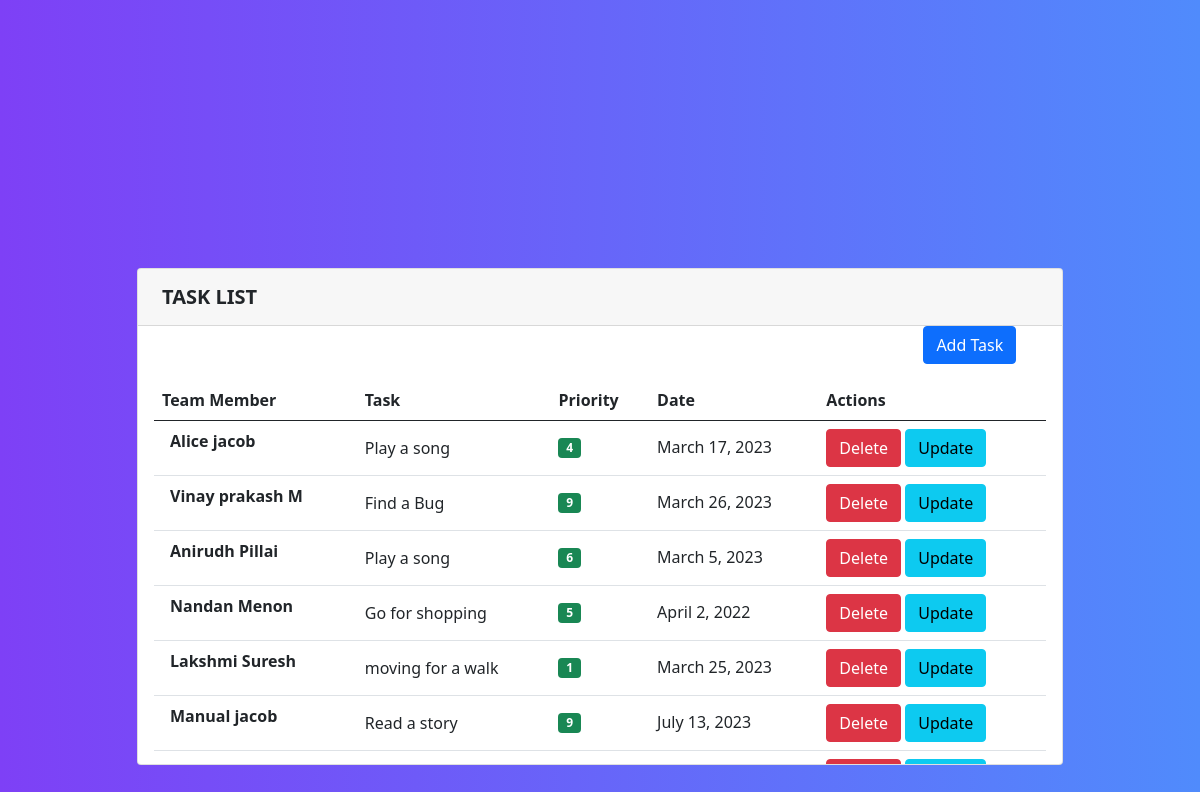
The page / on the database its author committed.
### todotaskapp/models.py (models this page shows, shortened)
class TodoTask(models.Model):
    name=models.CharField(max_length=250)
    task = models.CharField(max_length=250)
    priority=models.IntegerField()
    date=models.DateField()

### todotaskapp/views.py (the view)
# urls.py: path('',views.home,name='home'),
def home(request):
    task = TodoTask.objects.all()
    return render(request,'index.html',{'task':task})

### templates/index.html (shortened to what this page needs)
{% extends 'base.html' %}
{% load static %}
{% block body %}
<section class="vh-100 gradient-custom-2" style="background-color: #7e40f6;">
  <div class="container py-5 h-100">
    <div class="row d-flex justify-content-center align-items-center h-100">
      <div class="col-md-12 col-xl-10">
        <div class="card" >
          <div class="card-header p-3" >
            <h5 class="mb-0"><b>TASK LIST</b></h5>
          </div>
            <div style="margin-left:85%;">
            <a class="btn btn-primary" href="{% url 'add' %}">Add Task</a>
          </div>
          <div class="card-body" data-mdb-perfect-scrollbar="true" style="position: relative; height: 400px;overflow:scroll">
            <table class="table mb-0">
              <thead>
                <tr>
                  <th >Team Member</th>
                  <th>Task</th>
                  <th>Priority</th>
                  <th >Date</th>
                  <th >Actions</th>
                </tr>
              </thead>
                <tbody>
                {% for i in task %}
                <tr class="fw-normal">
                    <th>
                    <span class="ms-2">{{i.name}}</span>
                  </th>
                  <td class="align-middle">
                    <span>{{i.task}}</span>
                  </td>
                  <td class="align-middle">
                    <h6 class="mb-0"><span class="badge bg-success">{{i.priority}}</span></h6>
                  </td>
                    <td class="align-middle">
                    <h6 class="mb-0"><span >{{i.date}}</span></h6>
                  </td>
                    <td class="align-middle">
                   <a class="btn btn-danger" href="{% url 'delete' i.id %}">Delete</a>
                    <a class="btn btn-info"  href="{% url 'update' i.id %}">Update</a>
                  </td>
                </tr>
               {% endfor %}
                </tbody>
            </table>
          </div>
        </div>
      </div>
    </div>
  </div>
</section>
{% endblock %}

### templates/base.html (shortened to what this page needs)
{% load static %}
<!DOCTYPE html>
<html lang="en">
<head>
    <link href="https://cdn.jsdelivr.net/npm/bootstrap@5.0.2/dist/css/bootstrap.min.css" rel="stylesheet">
    <link rel="stylesheet" href="{% static 'style.css' %}">
</head>
<body>
{% block body %}
{% endblock %}
</body>
</html>

### static/style.css (style rules this page uses)
.card-body { overflow: scroll; }
.gradient-custom-2 { background: #7e40f6; background: -webkit-linear-gradient( to right, rgba(126, 64, 246, 1), rgba(80, 139, 252, 1) ); background: linear-gradient( to right, rgba(126, 64, 246, 1), rgba(80, 139, 252, 1) ); }

### rows shown on the page
TodoTask: name "Alice jacob", task "Play a song", priority "4", date "March 17, 2023"
TodoTask: name "Vinay prakash M", task "Find a Bug", priority "9", date "March 26, 2023"
TodoTask: name "Anirudh Pillai", task "Play a song", priority "6", date "March 5, 2023"
TodoTask: name "Nandan Menon", task "Go for shopping", priority "5", date "April 2, 2022"
TodoTask: name "Lakshmi Suresh", task "moving for a walk", priority "1", date "March 25, 2023"
TodoTask: name "Manual jacob", task "Read a story", priority "9", date "July 13, 2023"
